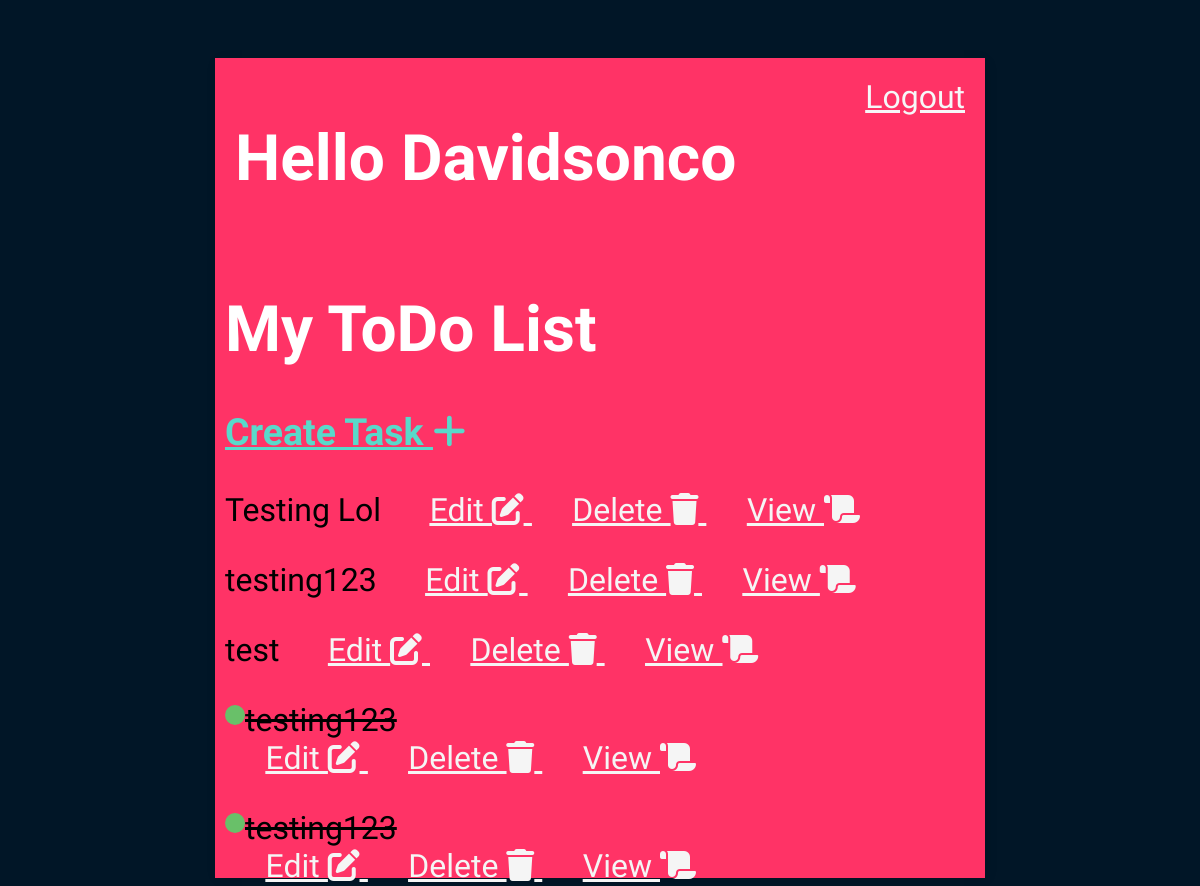
The app's page / (signed in), older data.
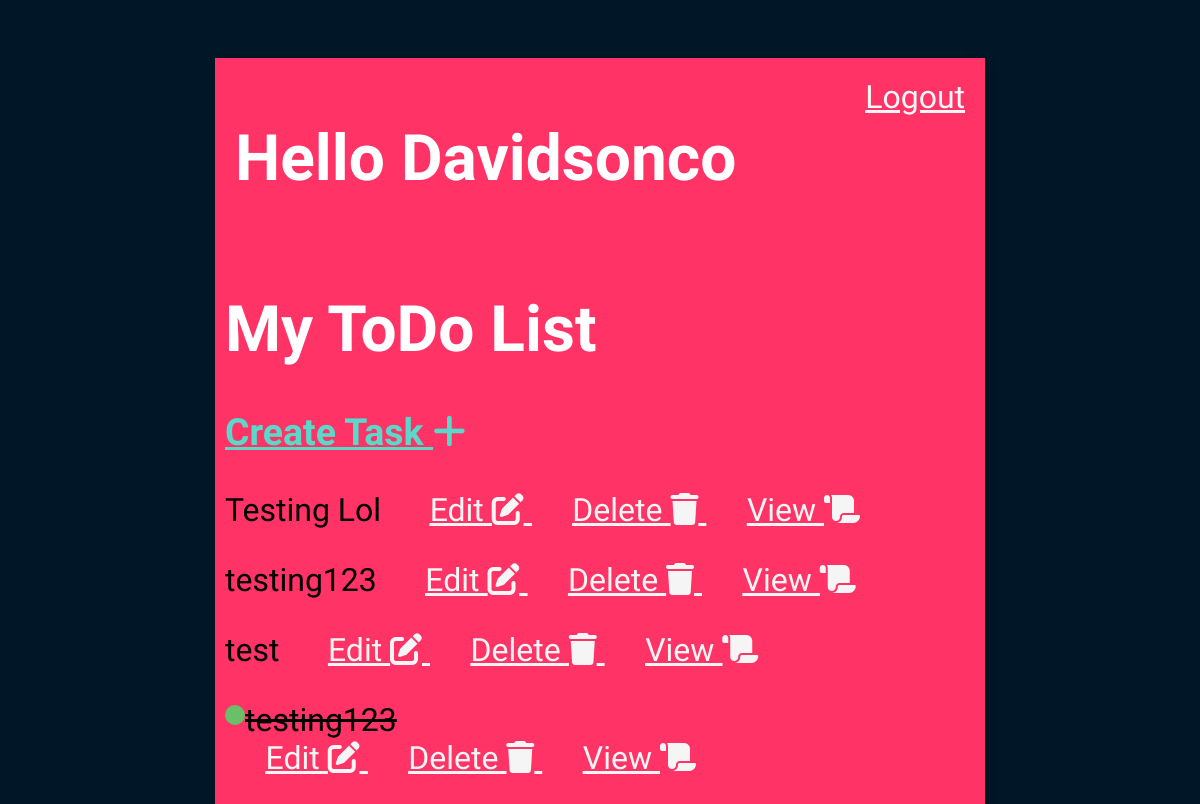
The same page, newer data.
### app/models.py (models this page shows, shortened)
class Item(models.Model):
    user = models.ForeignKey(User,on_delete=models.CASCADE)
    title = models.CharField(max_length=200)
    description = models.TextField(null=True, blank=True)
    complete = models.BooleanField(default=False)
    created = models.DateTimeField(auto_now_add=True)
    class Meta:
        ordering = ['complete']

### app/views.py (the view)
# urls.py: path('',TaskList.as_view(),name='list-view'),
class TaskList(ListView):
    model = Item
    context_object_name = 'tasks'
    template_name: str = 'app/index.html'
    def get_context_data(self, **kwargs):
        context = super().get_context_data(**kwargs)
        if self.request.user.is_authenticated:
            context['tasks'] = context['tasks'].filter(user=self.request.user)
        return context

### app/templates/app/index.html (shortened to what this page needs)
{% extends 'app/base.html' %}
{% block content %}
<div class="header-bar">
    <div>
        <h1>Hello {{request.user|title}}</h1>
    </div>
    {% if request.user.is_authenticated %}
          <a style="color:#F6F7F8; font-size:2rem;" href="{%url 'logoutPage'%}"><u>Logout</u></a>
    {% else %}
        <a style="color:#ADD8E6; font-size:2.5rem;padding:10px" href="{%url 'login' %}"> <u> Login </u></a>
    {% endif %}
</div>
{% if request.user.is_authenticated %}
<h1 style = 'color:white;'>My ToDo List</h1>
<h3> <a style = 'color:#59D9CA' href="{% url 'create-task' %}"> <u> Create Task  <i class="fa-solid fa-plus"></i></u></a> </h3>
{% for task in tasks %}
<p>
    {% if task.complete %}
    <div class="task-complete">
     <div class="task-complete-icon"></div><s> {{task.title}}</s>
    </div>
    {% else %}
    {{task.title}}
    {% endif %}
    <a style = 'color:whitesmoke;' href="{% url 'update-task' task.id %}"> <u> Edit  <i class="fa-solid fa-pen-to-square"></i> </u></a>
    <a style = 'color:whitesmoke;' href="{% url 'delete-task' task.id %}"> <u> Delete <i class="fa-solid fa-trash"></i></u> </a>
    <a style = 'color:whitesmoke;' href="{% url 'task-detail' task.id %}"> <u> View  <i class="fa-solid fa-scroll"></i></u> </a>
</p>
{% endfor %}
{% endif %}
</div>
{% endblock %}

### app/templates/app/base.html (shortened to what this page needs)
<!DOCTYPE html>
<html lang="en">
<head>
    <link rel="stylesheet" href="https://cdnjs.cloudflare.com/ajax/libs/font-awesome/6.2.0/css/all.min.css" />
</head>
<body>
    <div class="container">
      {% block content %}
      {% endblock %}
</body>
</html>

### app/templates/app/base.html (style rules this page uses)
body { background-color: #011627; font-family: 'Ubuntu', sans-serif; padding-top: 50px; font-size: 2rem; }
.container { max-width: 750px; margin: auto; padding: auto; padding: 10px; background-color:#FF3366; -webkit-box-shadow: 2px 2px 13px -4px rgba(0,0,0,0.21); box-shadow: 2px 2px 13px -4px rgba(0,0,0,0.21); height: 100vh; }
.header-bar { display: flex; justify-content: space-between; padding: 10px; color: #fff; border-radius: 5px 5px 0 0; background: linear-gradient(90deg,#e4e6eb 0%,#bob3b8 43%,#bob3b8 100%); }
.header-bar a { color: rgb(102, 101, 101); font-size: 1.4rem; text-decoration: none; }
.task-complete { display:flex; flex-direction:row; align-items:center; }
.task-complete-icon { height: 20px; width: 20px; background-color: rgb(105,192,105); border-radius: 50%; margin-top:-10px; }

Row changes from the older to the newer data that the page shows:
removed Item: title "testing123"
